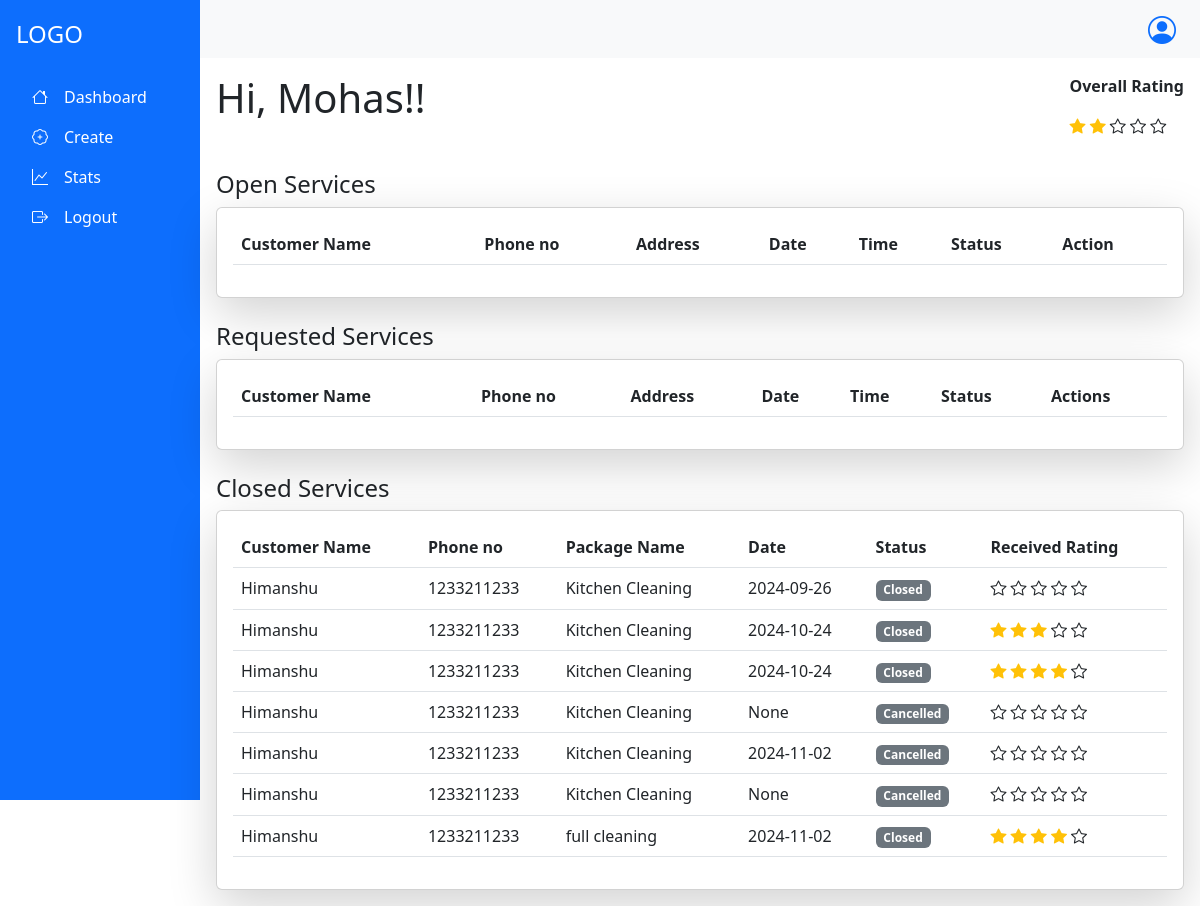
Page /serviceprovider/dashboard (signed in) on the committed database.
### app.py (models this page shows, shortened)
class ServiceProvider(db.Model,UserMixin):
    __tablename__='serviceprovider'
    sp_id=db.Column(db.Integer, primary_key=True, autoincrement= True)
    sp_name=db.Column(db.String,unique=True)
    sp_address=db.Column(db.String)
    sp_email=db.Column(db.String,unique=True)
    sp_password=db.Column(db.String)
    sp_exp=db.Column(db.Integer)
    sp_phone=db.Column(db.String)
    sp_city=db.Column(db.String)
    sp_rating=db.Column(db.Integer)
    sp_status=db.Column(db.String)
    sp_rfile=db.Column(db.String)
    sp_warn=db.Column(db.Integer)
    sp_warn_msg=db.Column(db.String)
    sp_servicename=db.Column(db.String,db.ForeignKey("services.s_name"))
    mypackages=db.relationship("Package", backref="servprovider")
    receive_request=db.relationship("Request",backref="servprovider")

class Request(db.Model):
    __tablename__="request"
    r_id=db.Column(db.Integer, primary_key=True, autoincrement= True)
    sp_id=db.Column(db.Integer, db.ForeignKey("serviceprovider.sp_id"),nullable=False)
    c_id=db.Column(db.Integer, db.ForeignKey("customer.c_id"),nullable=False)
    p_id=db.Column(db.Integer, db.ForeignKey("package.p_id"),nullable=False)
    r_date=db.Column(db.String)
    r_time=db.Column(db.String)
    r_address=db.Column(db.String)
    r_city=db.Column(db.String)
    r_message=db.Column(db.String)
    r_status=db.Column(db.String)
    r_rating=db.Column(db.Integer)
    all_messages=db.relationship("Messages",backref="req")

class Customer(db.Model,UserMixin):
    __tablename__="customer"
    c_id=db.Column(db.Integer, primary_key=True, autoincrement= True)
    c_name=db.Column(db.String,unique=True)
    c_address=db.Column(db.String)
    c_city=db.Column(db.String)
    c_email=db.Column(db.String,unique=True)
    c_password=db.Column(db.String)
    c_phone=db.Column(db.String)
    c_status=db.Column(db.String)
    c_warn=db.Column(db.Integer)
    c_warn_msg=db.Column(db.String)
    Sent_Request=db.relationship("Request",backref="cust")

class Package(db.Model):
    __tablename__="package"
    p_id=db.Column(db.Integer, primary_key=True, autoincrement= True)
    p_name=db.Column(db.String,unique=True)
    p_price=db.Column(db.Integer)
    p_description=db.Column(db.String)
    p_rating=db.Column(db.Integer)
    s_id=db.Column(db.Integer, db.ForeignKey("services.s_id"),nullable=False)
    sp_id=db.Column(db.Integer, db.ForeignKey("serviceprovider.sp_id"),nullable=False)
    req=db.relationship("Request",backref="pack")

### app.py (the view, shortened to what this page needs)
@app.route("/serviceprovider/dashboard", methods=["GET","POST"])
@login_required
def SPDashboard():
    if request.method=="GET" and "accept" in request.args:
        rid=request.args.get("rid")
        response=requests.put("http://127.0.0.1:5000/api/book/edit",json={"rid":rid,'r_status': 'Accepted'})
        if response.status_code==200:
            return redirect("/serviceprovider/dashboard")
        else:
            return "something went wrong"
    elif request.method=="GET":
        d=datetime.date.today()
        cd = d.strftime("%d-%m-%Y")
        r=db.session.query(Request).filter_by(sp_id=current_user.sp_id,r_date=cd,r_status="Accepted").all()
        Opser = db.session.query(Request).filter_by(sp_id=current_user.sp_id).filter(Request.r_status.in_(["Accepted", "Finished"])).all()
        reqser=db.session.query(Request).filter_by(sp_id=current_user.sp_id,r_status="Requested").all()
        closeser=db.session.query(Request).filter(Request.sp_id==current_user.sp_id,Request.r_status.in_(["Closed", "Cancelled"])).all()
        mypack=current_user.mypackages
        if mypack:
            rate=0
            for p in mypack:
                rate+=p.p_rating
            rating = math.ceil(rate / len(mypack))
        else:
            rating=0
        current_user.sp_rating=rating
        print(current_user.sp_rating)
        db.session.commit()
        return render_template("/ServiceProvider/serviceprovider.html",cu=current_user,
                               rating=int(current_user.sp_rating),todays_requests=r,open_services=Opser,requested_services=reqser,closed_services=closeser)

### app.py (called while the page is built)
@login_manager.user_loader
def load_user(user_id):
        utype,id=user_id.split("-")
        if utype=="c":
            return db.session.query(Customer).filter_by(c_id=id).first()
        elif utype=='sp':
            return db.session.query(ServiceProvider).filter_by(sp_id=id).first()
        else:
            return db.session.query(Admin).filter_by(admin_id=id).first()

### templates/ServiceProvider/serviceprovider.html (shortened to what this page needs)
{% extends "/ServiceProvider/serviceprovider_base.html" %}
{% block content %}
<div class="d-flex">
  <h1 class="mb-4 me-auto" >Hi, {{cu.sp_name}}!!</h1>
  {% if cu.sp_status=="Registered" %}
    <p> Waiting for admin's approval</p>
  {% elif cu.sp_status=="Flagged" %}
    <p> You are blocked by admin.</p>
  {% else %}
  <div>
    <p><strong>Overall Rating</strong></p>
    {% for i in range(rating) %}
      <i class="bi bi-star-fill text-warning"></i>
    {% endfor %}
    {% for i in range(5-rating) %}
      <i class="bi bi-star"></i>
    {% endfor %}
  </div>
</div>
<h4 class="mt-4">Open Services</h4>
<div class="card shadow-lg">
<div class="card-body">
<table class="table">
<thead>
  <tr>
    <th>Customer Name</th>
    <th>Phone no</th>
    <th>Address</th>
    <th>Date</th>
    <th>Time</th>
    <th>Status</th>
    <th>Action</th>
  </tr>
</thead>
</table>
</div>
</div>
<h4 class="mt-4">Requested Services</h4>
<div class="card shadow-lg">
<div class="card-body">
<table class="table">
<thead>
    <tr>
        <th>Customer Name</th>
        <th>Phone no</th>
        <th>Address</th>
        <th>Date</th>
        <th>Time</th>
        <th>Status</th>
        <th>Actions</th>
    </tr>
</thead>
</table>
</div>
</div>
<h4 class="mt-4">Closed Services</h4>
<div class="card shadow-lg">
  <div class="card-body">
    <table class="table">
      <thead>
          <tr>
            <th>Customer Name</th>
            <th>Phone no</th>
            <th>Package Name</th>
            <th>Date</th>
            <th>Status</th>
            <th>Received Rating</th>
          </tr>
      </thead>
      <tbody>
        {% for request in closed_services %}
          <tr>
            <td>{{request.cust.c_name}}</td>
            <td>{{request.cust.c_phone}}</td>
            <td>{{request.pack.p_name}}</td>
            <td>{{request.r_date}}</td>
            <td><span class="badge bg-secondary text-white">{{request.r_status}}</span></td>
              <td>
                {% for i in range(request.r_rating) %}
                <i class="bi bi-star-fill text-warning"></i>
                {% endfor %}
                {% for i in range(5-request.r_rating) %}
                <i class="bi bi-star"></i>
                {% endfor %}
              </td>
          </tr>
        {% endfor %}
      </tbody>
    </table>
  </div>
  {% endif %}
</div>
{% endblock %}

### rows in the picture
ServiceProvider: sp_name "Mohas"
Request: cust.c_name "Himanshu", cust.c_phone "1233211233", pack.p_name "Kitchen Cleaning", r_date "2024-09-26", r_status "Closed", r_rating 0 (drawn)
Request: cust.c_name "Himanshu", cust.c_phone "1233211233", pack.p_name "Kitchen Cleaning", r_date "2024-10-24", r_status "Closed", r_rating 3 (drawn)
Request: cust.c_name "Himanshu", cust.c_phone "1233211233", pack.p_name "Kitchen Cleaning", r_date "2024-10-24", r_status "Closed", r_rating 4 (drawn)
Request: cust.c_name "Himanshu", cust.c_phone "1233211233", pack.p_name "Kitchen Cleaning", r_date "None", r_status "Cancelled", r_rating 0 (drawn)
Request: cust.c_name "Himanshu", cust.c_phone "1233211233", pack.p_name "Kitchen Cleaning", r_date "2024-11-02", r_status "Cancelled", r_rating 0 (drawn)
Request: cust.c_name "Himanshu", cust.c_phone "1233211233", pack.p_name "Kitchen Cleaning", r_date "None", r_status "Cancelled", r_rating 0 (drawn)
Request: cust.c_name "Himanshu", cust.c_phone "1233211233", pack.p_name "full cleaning", r_date "2024-11-02", r_status "Closed", r_rating 4 (drawn)
